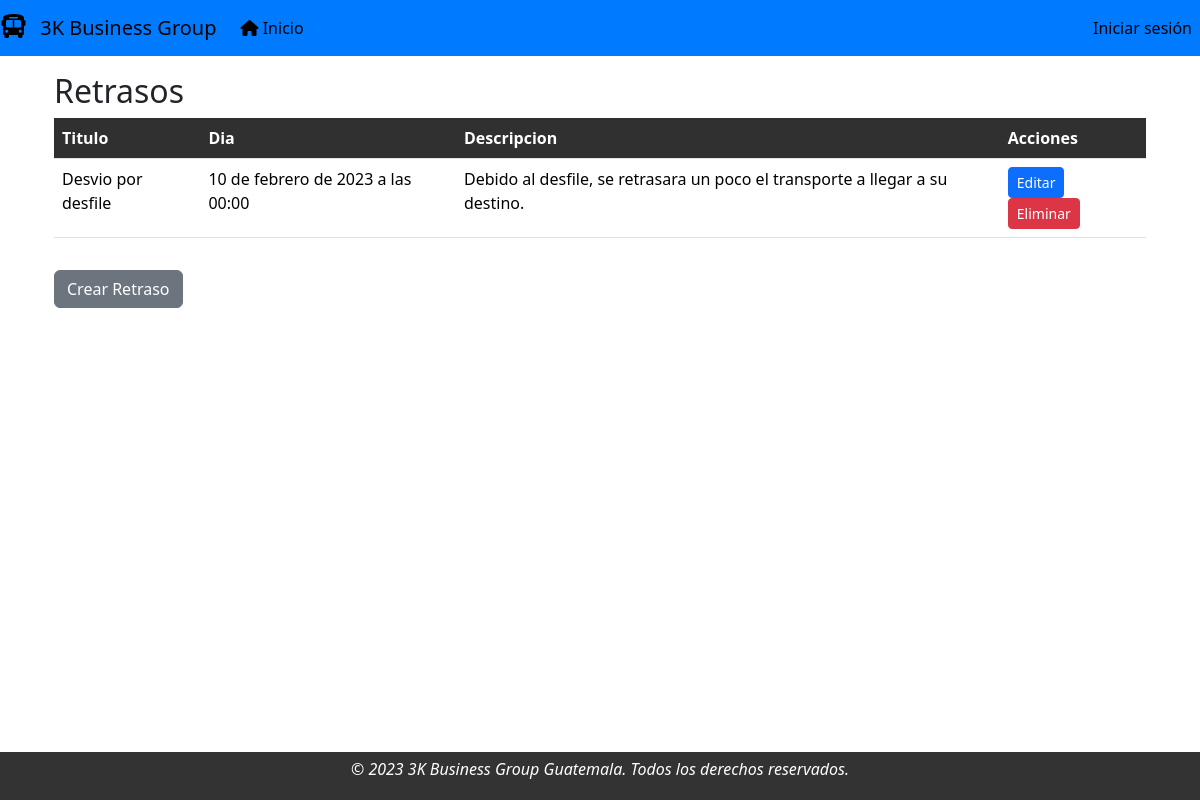
Page /horario/ver_retraso/ on the earlier database version.
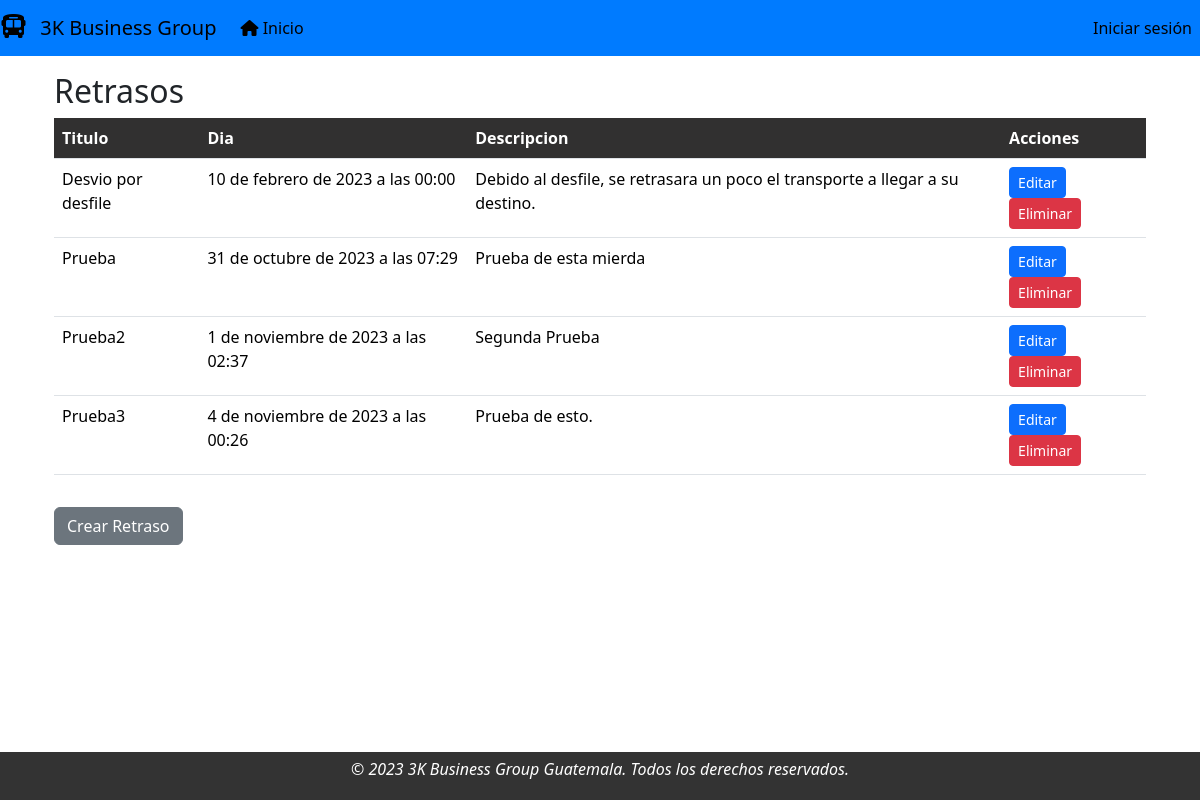
Same page on the later database version.
### modulo_registro/models.py (models this page shows)
class Retraso(models.Model):
    titulo = models.CharField(max_length=256, blank=False, verbose_name='Titulo')
    dia = models.DateTimeField(verbose_name='Dia')
    descripcion = models.CharField(max_length=256, verbose_name='Descripcion')

### modulo_registro/views.py (the view)
# urls.py: path('ver_retraso/', ViewListarRetraso.as_view(), name='ver_retraso'),
class ViewListarRetraso(ListView):
    model = Retraso
    context_object_name = 'retraso'
    template_name = 'vista_retraso.html'

### modulo_registro/templates/vista_retraso.html (shortened to what this page needs)
{% extends "base.html" %}
{% block contenido %}
<div class="container">
  <h2 class="mt-3">Retrasos</h2>
  <table class="table">
    <thead>
      <tr>
        <th>Titulo</th>
        <th>Dia</th>
        <th>Descripcion</th>
        <th>Acciones</th>
      </tr>
    </thead>
    <tbody>
      {% for horario in retraso %}
      <tr>
        <td>{{ horario.titulo }}</td>
        <td>{{ horario.dia }}</td>
        <td>{{ horario.descripcion }}</td>
        <td>
          <a href="{% url 'horario:editar_retraso' horario.id %}" class="btn btn-primary btn-sm">Editar</a>
          <a href="{% url 'horario:eliminar_retraso' horario.id %}" class="btn btn-danger btn-sm">Eliminar</a>
        </td>
      </tr>
      {% endfor %}
    </tbody>
  </table>
  <a href="{% url 'horario:crear_retraso' %}" class="btn btn-secondary mt-3">Crear Retraso</a>
</div>
{% endblock contenido %}

Differences in the rows shown:
added Retraso: titulo "Prueba", dia "31 de octubre de 2023 a las 07:29", descripcion "Prueba de esta mierda"
added Retraso: titulo "Prueba2", dia "1 de noviembre de 2023 a las 02:37", descripcion "Segunda Prueba"
added Retraso: titulo "Prueba3", dia "4 de noviembre de 2023 a las 00:26", descripcion "Prueba de esto."
